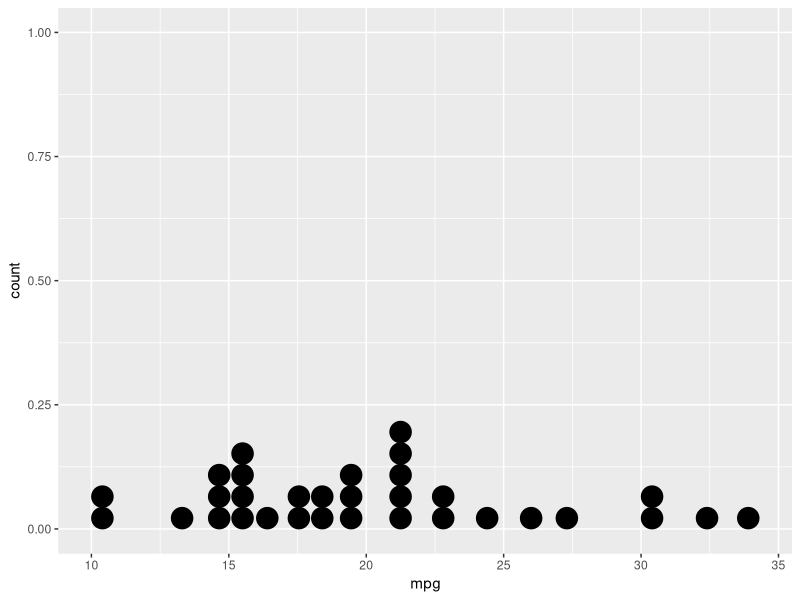
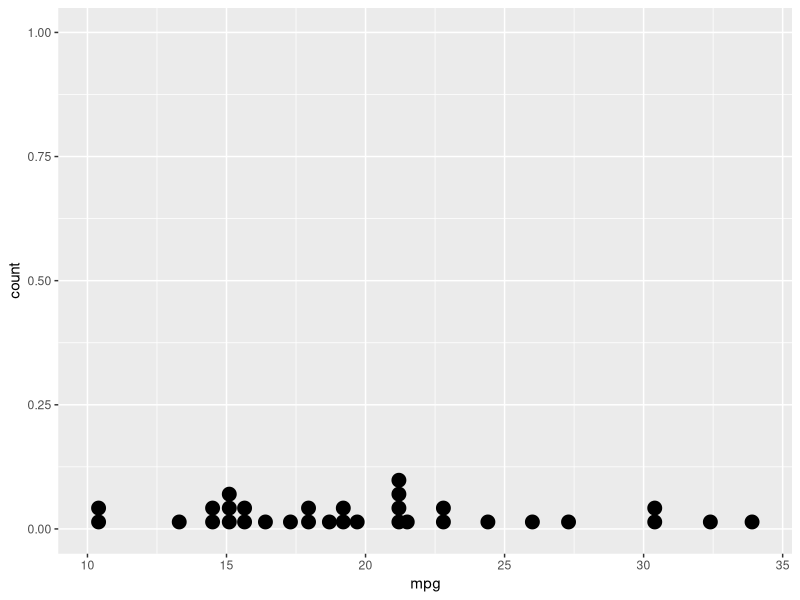
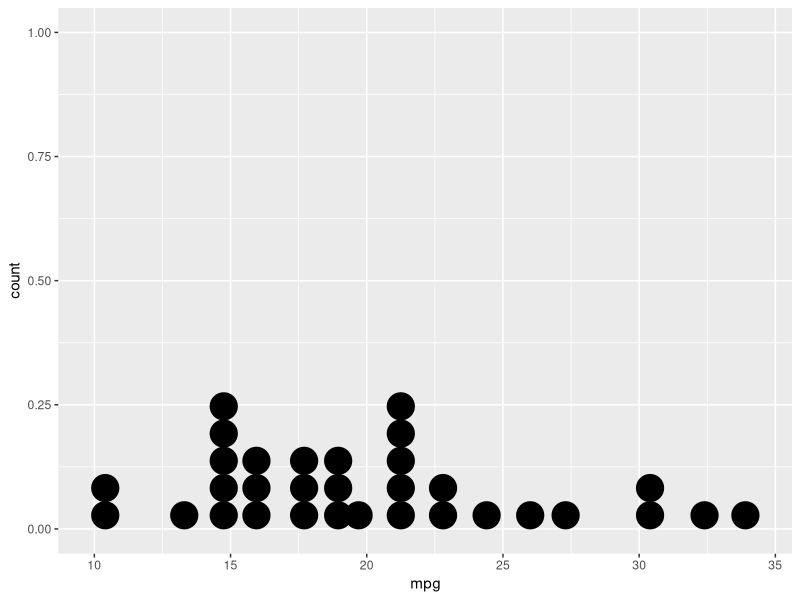
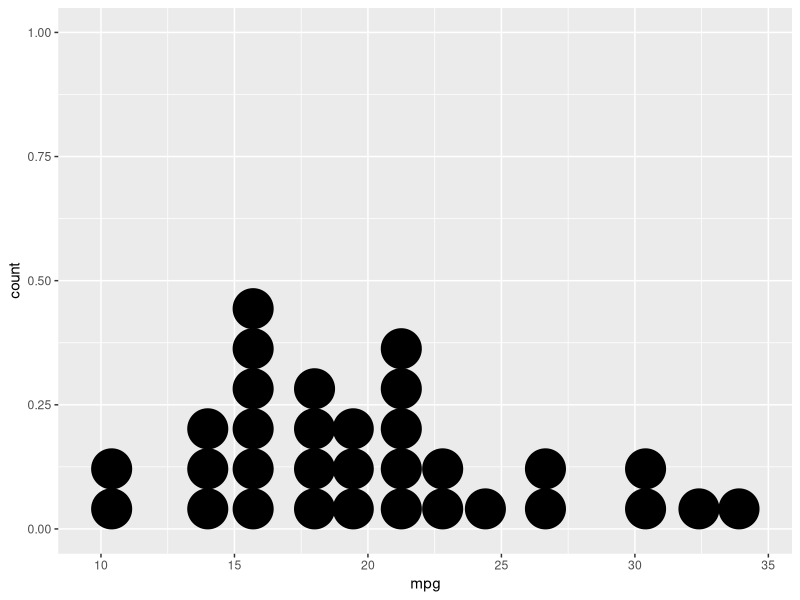
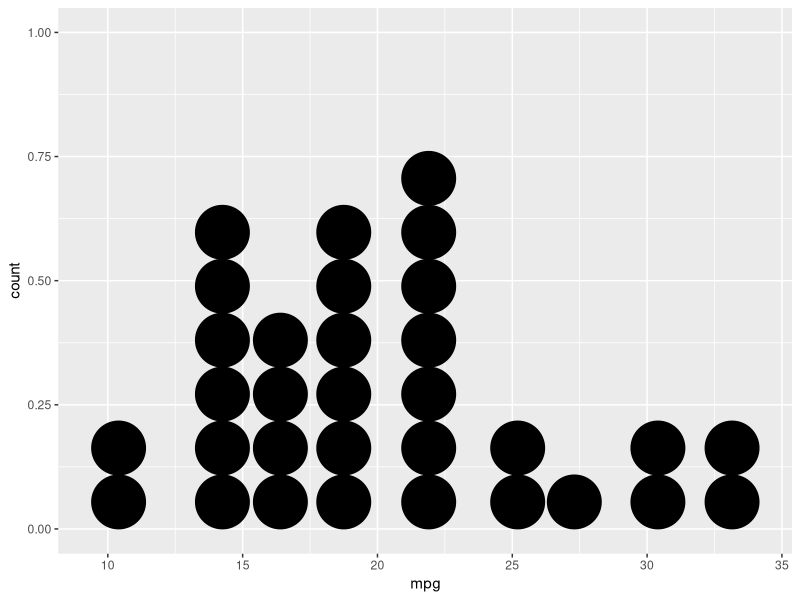
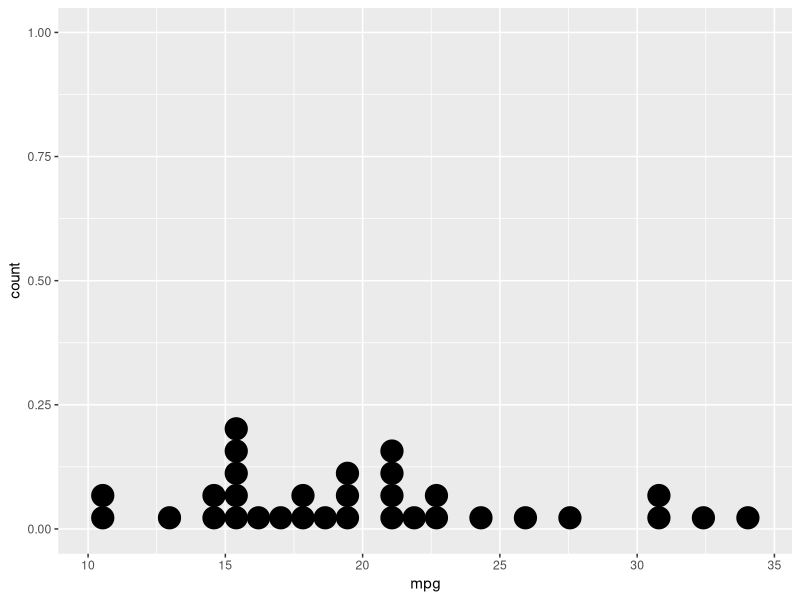
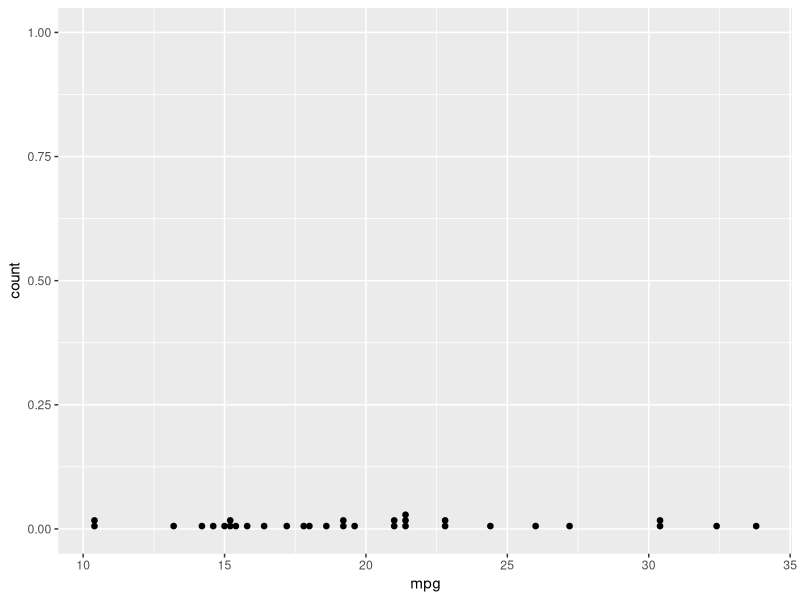
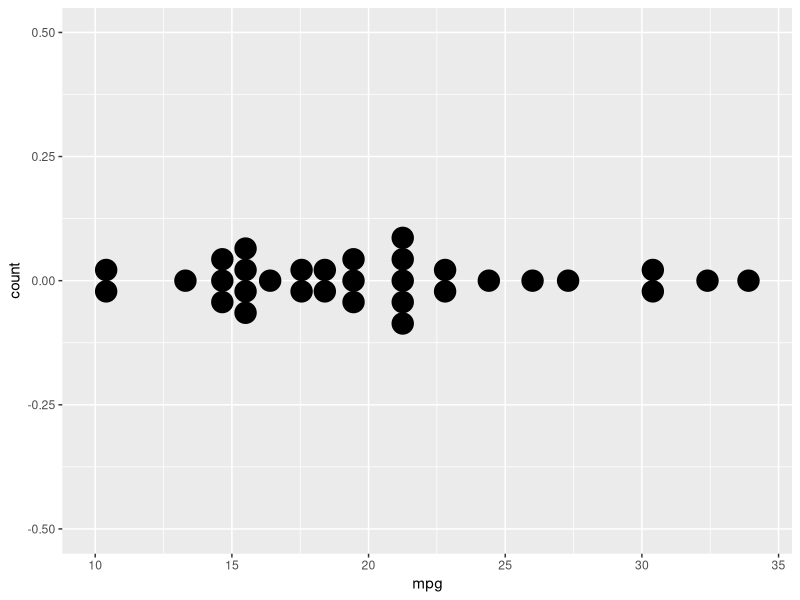

Source code (R) for these figures, in order:
#The purpose of the geom_dotplot.R file is to provide examples of
#bar geom visuals.

#Reference: https://ggplot2.tidyverse.org/reference/geom_dotplot.html

library(tidyverse)

geo <- ggplot(mpg, aes(x = class))
geo <- ggplot(mtcars, aes(x = mpg))

#basic
geo + geom_dotplot()

#bin size. 
geo + geom_dotplot(binwidth = .5)
geo + geom_dotplot(binwidth = 1)
geo + geom_dotplot(binwidth = 1.5)
geo + geom_dotplot(binwidth = 2)

#method
geo + geom_dotplot(method = "histodot")
geo + geom_dotplot(method = "histodot", binwidth = .2)

#stack direction
geo + geom_dotplot(stackdir = "center")
geo + geom_dotplot(stackdir = "up")
geo + geom_dotplot(stackdir = "down")
geo + geom_dotplot(stackdir = "centerwhole")

#dot size
geo + geom_dotplot(dotsize = .5)
geo + geom_dotplot(dotsize = 1.5)
geo + geom_dotplot(dotsize = 2.5)

#fill dot with a color.
geo + geom_dotplot(dotsize = .5, fill = "white")

#Example with group fill with stack.
geo <- ggplot(mtcars, aes(x = mpg, fill = factor(cyl)))
geo + geom_dotplot(stackgroups = TRUE, dotsize = .5)
